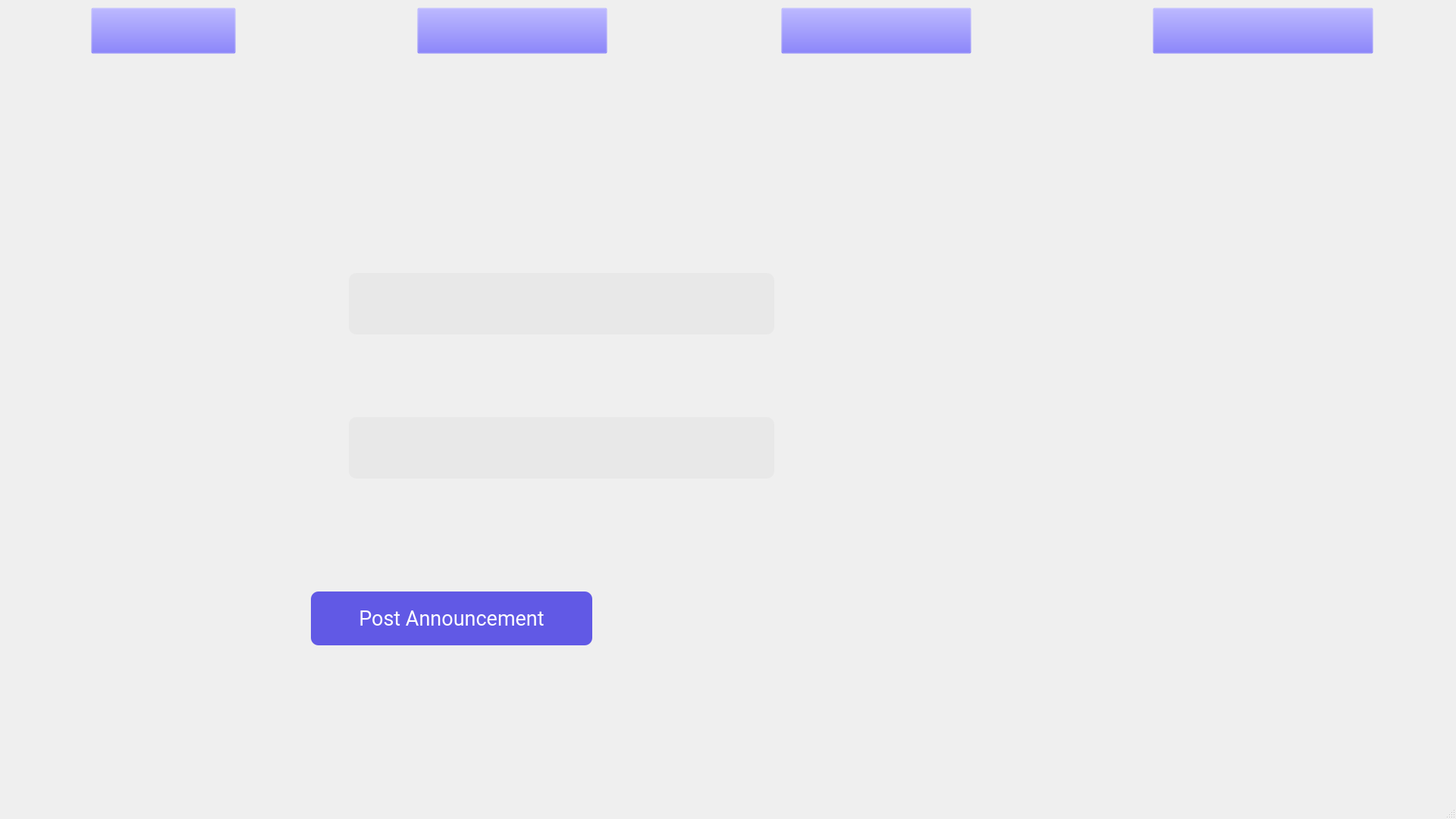
<?xml version="1.0" encoding="UTF-8"?>
<ui version="4.0">
 <class>MainWindow</class>
 <widget class="QMainWindow" name="MainWindow">
  <property name="geometry">
   <rect>
    <x>0</x>
    <y>0</y>
    <width>1920</width>
    <height>1080</height>
   </rect>
  </property>
  <property name="windowTitle">
   <string>MainWindow</string>
  </property>
  <widget class="QWidget" name="centralwidget">
   <widget class="QLineEdit" name="name">
    <property name="geometry">
     <rect>
      <x>460</x>
      <y>550</y>
      <width>561</width>
      <height>81</height>
     </rect>
    </property>
    <property name="font">
     <font>
      <family>Roboto</family>
      <pointsize>20</pointsize>
     </font>
    </property>
    <property name="styleSheet">
     <string notr="true">
QLineEdit {
    border-radius: 10px;
    padding: 0 8px;
    background-color: rgb(229, 229, 229,70%);
}</string>
    </property>
   </widget>
   <widget class="QPushButton" name="postbutton">
    <property name="geometry">
     <rect>
      <x>410</x>
      <y>780</y>
      <width>371</width>
      <height>71</height>
     </rect>
    </property>
    <property name="font">
     <font>
      <family>Roboto</family>
      <pointsize>20</pointsize>
     </font>
    </property>
    <property name="styleSheet">
     <string notr="true">QPushButton {
	color: rgb(255, 255, 255);
    border-radius: 10px;
	background-color: rgb(97, 89, 229);
}
</string>
    </property>
    <property name="text">
     <string>Post Announcement</string>
    </property>
   </widget>
   <widget class="QPushButton" name="timetalblebutton">
    <property name="geometry">
     <rect>
      <x>120</x>
      <y>10</y>
      <width>191</width>
      <height>61</height>
     </rect>
    </property>
    <property name="styleSheet">
     <string notr="true">QPushButton {

	background-color: rgb(97, 89, 229,0%);
}
</string>
    </property>
    <property name="text">
     <string/>
    </property>
   </widget>
   <widget class="QPushButton" name="assignmentbutton">
    <property name="geometry">
     <rect>
      <x>550</x>
      <y>10</y>
      <width>251</width>
      <height>61</height>
     </rect>
    </property>
    <property name="styleSheet">
     <string notr="true">QPushButton {

	background-color: rgb(97, 89, 229,0%);
}
</string>
    </property>
    <property name="text">
     <string/>
    </property>
   </widget>
   <widget class="QPushButton" name="attendancebutton">
    <property name="geometry">
     <rect>
      <x>1030</x>
      <y>10</y>
      <width>251</width>
      <height>61</height>
     </rect>
    </property>
    <property name="styleSheet">
     <string notr="true">QPushButton {

	background-color: rgb(97, 89, 229,0%);
}
</string>
    </property>
    <property name="text">
     <string/>
    </property>
   </widget>
   <widget class="QPushButton" name="announcementbutton">
    <property name="geometry">
     <rect>
      <x>1520</x>
      <y>10</y>
      <width>291</width>
      <height>61</height>
     </rect>
    </property>
    <property name="styleSheet">
     <string notr="true">QPushButton {

	background-color: rgb(97, 89, 229,0%);
}
</string>
    </property>
    <property name="text">
     <string/>
    </property>
   </widget>
   <widget class="QLabel" name="label">
    <property name="geometry">
     <rect>
      <x>0</x>
      <y>0</y>
      <width>1931</width>
      <height>1031</height>
     </rect>
    </property>
    <property name="text">
     <string/>
    </property>
    <property name="pixmap">
     <pixmap resource="Resources/announcement.qrc">:/announcement/Images/announcement.png</pixmap>
    </property>
   </widget>
   <widget class="QLineEdit" name="announcement">
    <property name="geometry">
     <rect>
      <x>460</x>
      <y>360</y>
      <width>561</width>
      <height>81</height>
     </rect>
    </property>
    <property name="font">
     <font>
      <family>Roboto</family>
      <pointsize>20</pointsize>
     </font>
    </property>
    <property name="styleSheet">
     <string notr="true">
QLineEdit {
    border-radius: 10px;
    padding: 0 8px;
    background-color: rgb(229, 229, 229,70%);
}</string>
    </property>
   </widget>
   <zorder>label</zorder>
   <zorder>name</zorder>
   <zorder>postbutton</zorder>
   <zorder>timetalblebutton</zorder>
   <zorder>assignmentbutton</zorder>
   <zorder>attendancebutton</zorder>
   <zorder>announcementbutton</zorder>
   <zorder>announcement</zorder>
  </widget>
  <widget class="QMenuBar" name="menubar">
   <property name="geometry">
    <rect>
     <x>0</x>
     <y>0</y>
     <width>1920</width>
     <height>26</height>
    </rect>
   </property>
  </widget>
  <widget class="QStatusBar" name="statusbar"/>
 </widget>
 <resources>
  <include location="Resources/announcement.qrc"/>
 </resources>
 <connections/>
</ui>
